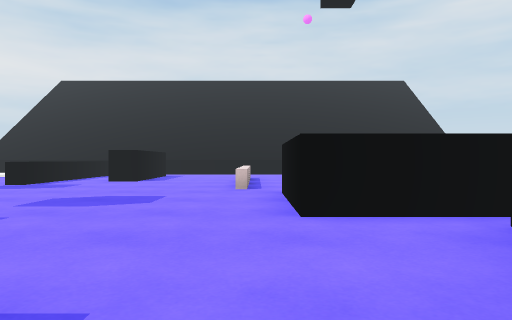
View 1 (above)

18 first-person views from a walk through a scene from a Unity 3-D project. The camera is 0.62 m above the floor, looks level and sees 70° across. The floor is counted in squares, 1 m on a side. Each view is taken from the middle of a square. On the plan, view 1 faces up. The plan holds only what a view shows up to about 10 squares ahead; the rest is blank. The place goes on beyond the plan. The player is left out. Surface patterns are stand-ins for the level's own textures.

View 2
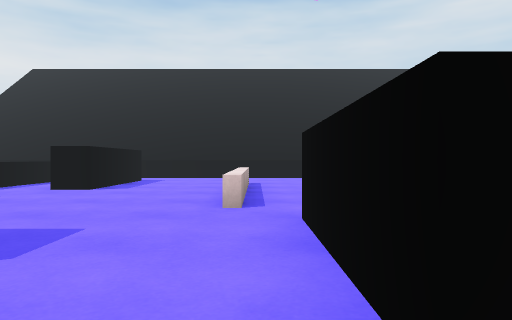

View 3
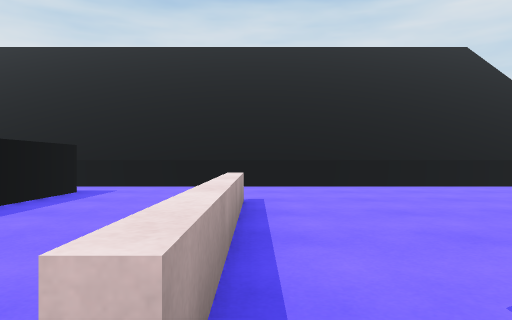

View 4
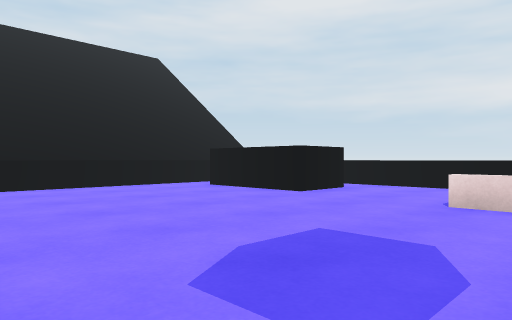

View 5
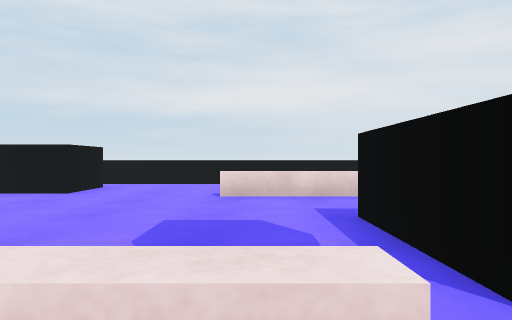

View 6
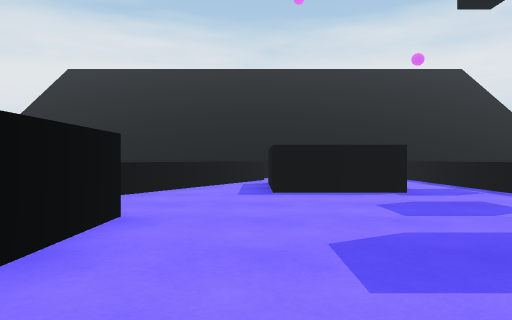

View 7
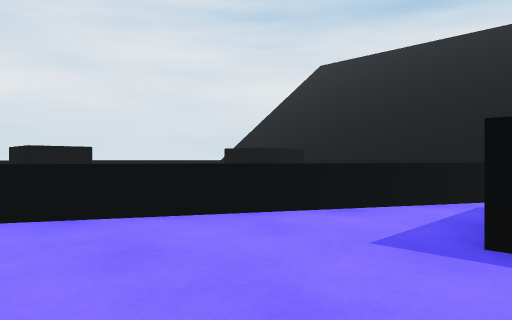

View 8
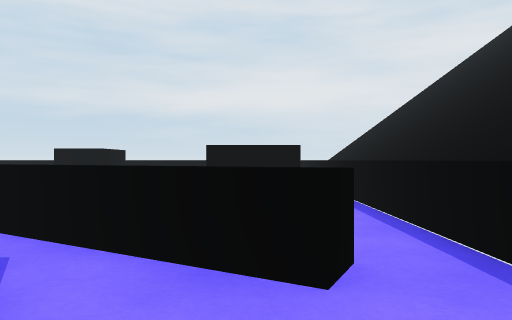

View 9
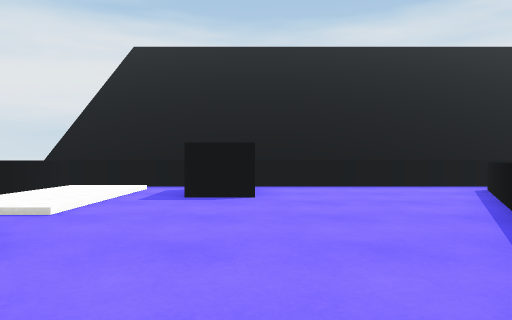

View 10
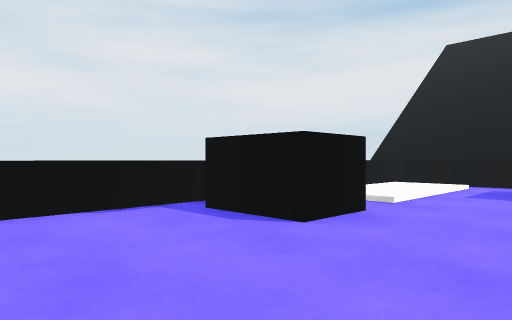

View 11
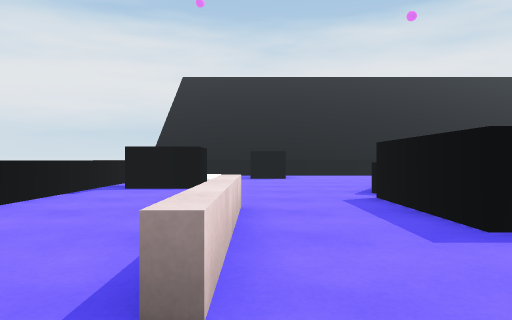

View 12
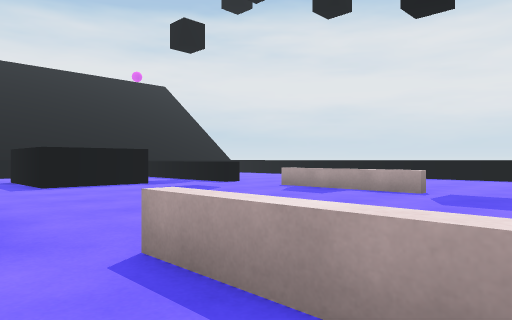

View 13
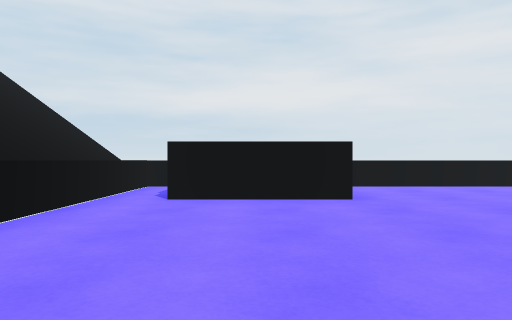

View 14
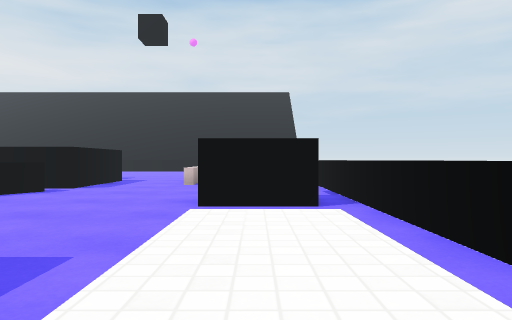

View 15
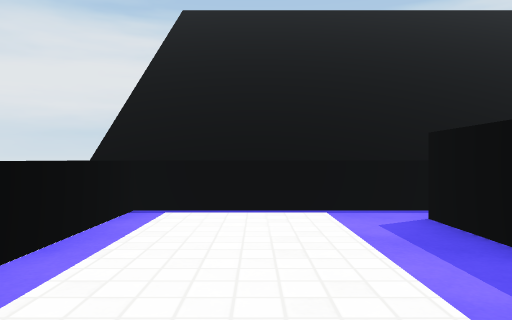

View 16
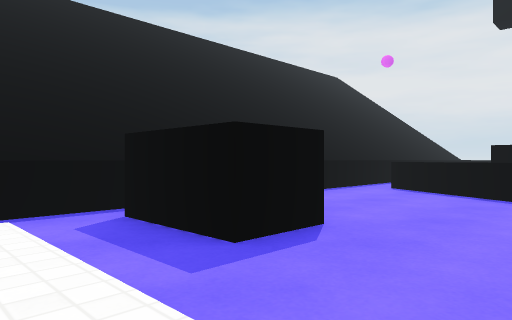

View 17
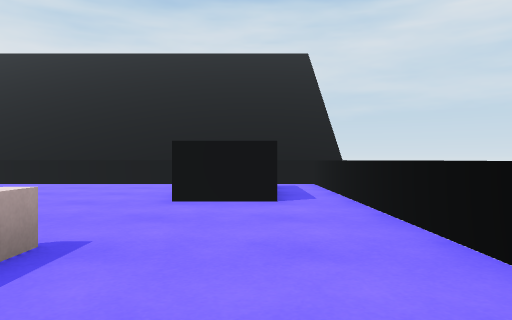

View 18
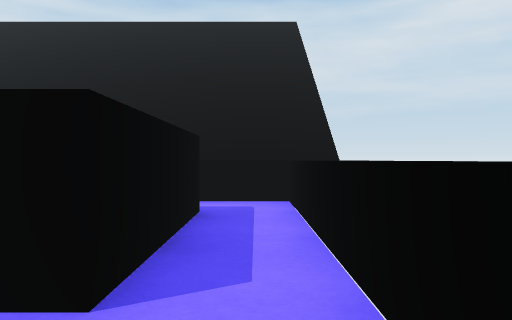

### Floor plan
Key: @ floor where view 1 was taken; # wall or solid block; x gap in a wall; . main floor; : floor 0.1 m higher than the main floor; / step, stairs or slope; = window, fence, low wall or low ledge; ^ raised ledge; B black block.
Columns run from 10 left of view 1 to 9 right of it. Each row starts with its distance up from view 1.
 16       ^^^^^^^^^^^^^^
 15       .............^
 14       #.........##.^
 13     ^ #.........##.^
 12     ^.#...=.....##.^
 11     ^.#...=........^
 10     ^.....=........^
  9    .^.....=........^
  8 ..........=....=...^
  7 ....=......^^^.=...^
  6     =......^ ^.=...^
  5     =......^ ^.=...^
  4     =......^^^.....^
  3     ........^=.....^
  2      .......^...BBB^
  1     ^.^^^..^^...BBB^
  0     ^.^ ^.@^.....//^
 -1     ^.  ^.^......:/^
 -2     ^.  ^.^...BB.:/^
 -3        ..^#...BB.:/^
 -4         .x....BB...^
 -5        ^^^^^^^^^^^^^

Positions as (right, up) in squares from view 1, and headings:
1: (0, 0), facing up
2: (0, 3), facing up
3: (0, 7), facing up
4: (0, 7), facing up-right
5: (-1, 8), facing right
6: (-1, 8), facing down
7: (-2, 4), facing down-right
8: (-3, -3), facing right
9: (4, 4), facing down
10: (4, 5), facing down-right
11: (5, 10), facing down
12: (1, 10), facing down-left
13: (0, 13), facing right
14: (7, -4), facing up
15: (7, 0), facing down
16: (7, 0), facing down-left
17: (7, 6), facing up
18: (8, 10), facing up
